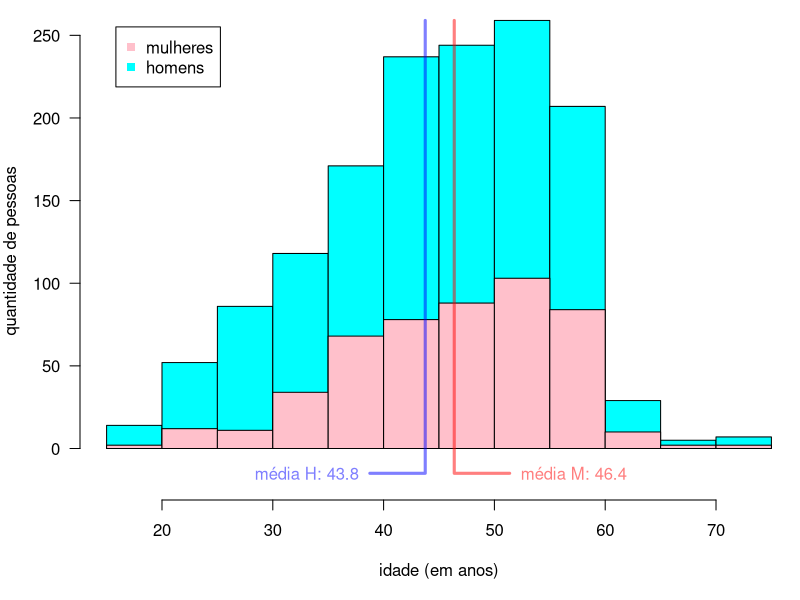
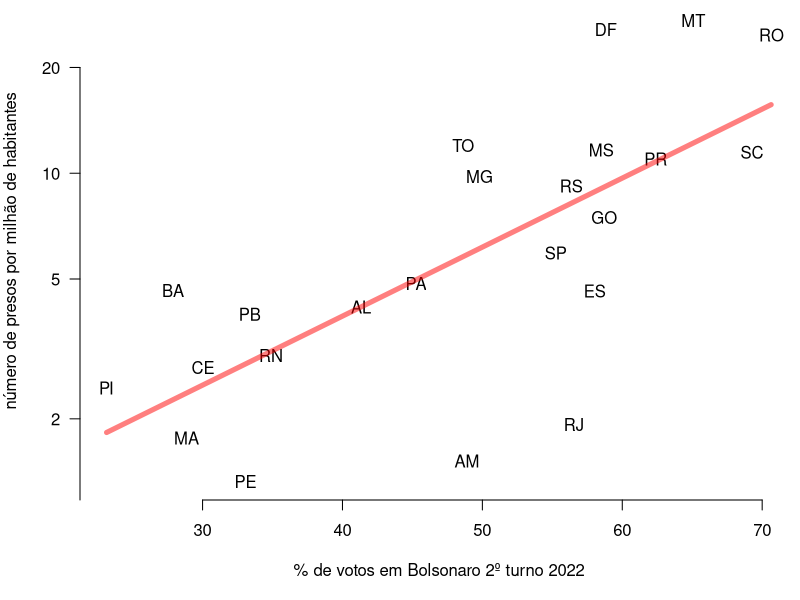

Here is the R script that generated these plots, in order:
presos <- read.csv ("presos.csv")

cat ("Número de presos por gênero:\n")
print (table (presos$genero))

presos$data.nascimento <- as.Date (presos$data.nascimento)
presos$idade <- as.numeric (as.Date ("2023-01-08")
                            - presos$data.nascimento) / 365.25

cat ("\nEstatíticas descriptivas por idade:\n")
print (summary (presos$idade))

n <- nrow (presos)
print (length (which (presos$idade > 45 & presos$idade < 55)) / n)
print (length (which (presos$idade > 40 & presos$idade < 60)) / n)

mean.df <- aggregate (presos, idade ~ genero, mean)
cat ("\nIdades médias por gênero:\n")
print (mean.df)
mean.f <- mean.df$idade [1]
mean.m <- mean.df$idade [2]
cat ("\nIdades medianas por gênero:\n")
print (aggregate (presos, idade ~ genero, median))
print (t.test (idade ~ genero, presos))

h <- hist (presos$idade, plot = FALSE)
max.count <- max (h$counts)

png (file = "histograma-idades.png", height = 640, width = 640, pointsize = 24)
par (mar = c (5, 4, 0.1, 0.1))
plot (h, col = "cyan", las = 1, ylim = c (-20, max.count),
      xlab = "idade (em anos)", ylab = "quantidade de pessoas", main = "")
hist (subset(presos, genero == "F")$idade, col = "pink", breaks = h$breaks,
      add = TRUE)
lines (mean.f + c (5, 0, 0), c (-15, -15, max.count), col = "#ff000080",
       lwd = 3)
text (mean.f + 6, -15, adj = c (0, 0.5), col = "#ff000080",
      label = sprintf ("média M: %.1f", mean.f))
lines (mean.m + c (-5, 0, 0), c (-15, -15, max.count), col = "#0000ff80",
       lwd = 3)
text (mean.m - 6, -15, adj = c (1, 0.5), col = "#0000ff80",
      label = sprintf ("média H: %.1f", mean.m))
legend ("topleft", legend = c("mulheres", "homens"), pch = 15,
        col = c("pink", "cyan"), inset = 0.05)
dev.off ()

cat ("\nNúmero de presos sem UF indicada:\n")
print (length (which (presos$uf == "")))

uf.count <- sort (table (presos$uf), decreasing = TRUE)
uf.count <- uf.count [which (names (uf.count) != "")]

election <- read.csv ("eleicao-2022.csv")
population <- read.csv ("populacao-2022.csv")
election$count <- election$count.pop <- election$pop <- NA
for (i in names(uf.count)) {
    idx <- which (election$uf == i)
    election$count [idx] <- uf.count [i]
    pop <- population$populacao [which (population$uf == i)]
    election$count.pop [idx] <- 1e6 * (uf.count [i] / pop)
    election$pop [idx] <- pop
}

cat ("\n|estado|número de pessoas presas|porcentagem do total|presos/população|\n|-|-|-|-|\n")
s <- sum (uf.count)
for (i in names (uf.count))
    cat (sprintf ("|%s|%s|%.1f%%|%.2f|\n", i, uf.count [i],
                  100 * (uf.count [i] / s),
                  election$count.pop [which (election$uf == i)]))

election <- subset (election, count > 5)

cat ("\nTest de correlação entre votos en Bolsonaro e número de presos por estado:\n")
print (cor.test (election$votos.bolsonaro, log (election$count.pop)))

png (file = "votos-bolsonaro-numero-presos.png", height = 640, width = 640,
     pointsize = 24)
par (mar = c (5, 4, 0.1, 0.1))
plot (election$votos.bolsonaro, election$count.pop,
      log = "y", type = "n", las = 1, bty = "n",
      xlab = "% de votos em Bolsonaro 2º turno 2022",
      ylab = "número de presos por milhão de habitantes")
text (election$votos.bolsonaro, election$count.pop, labels = election$uf)
fm <- lm (log (count.pop) ~ votos.bolsonaro, election)
x.pred <- seq (min (election$votos.bolsonaro), max (election$votos.bolsonaro),
               by = 0.1)
lines (x.pred, exp (predict (fm,
                             newdata = data.frame (votos.bolsonaro = x.pred))),
       lwd = 5, col = "#ff000080")
dev.off ()
